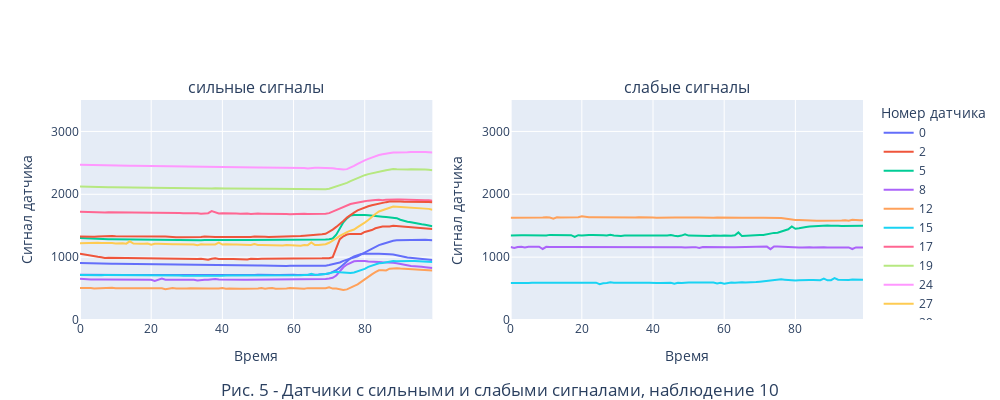

The notebook cell this image was saved under:
### Markdown cell above
Разделим датчики  по величине амплитуды на 2 группы: 

| Абсолютная <br> амплитуда | группа датчиков |
| :--: | :-- |
| < 100 | слабые |
| > 100 | сильные |

Затем отобразим индексы датчиков на графике

### Code cell
m.get_strong_weak_sensors_plot(10, plot_counter = 5)
